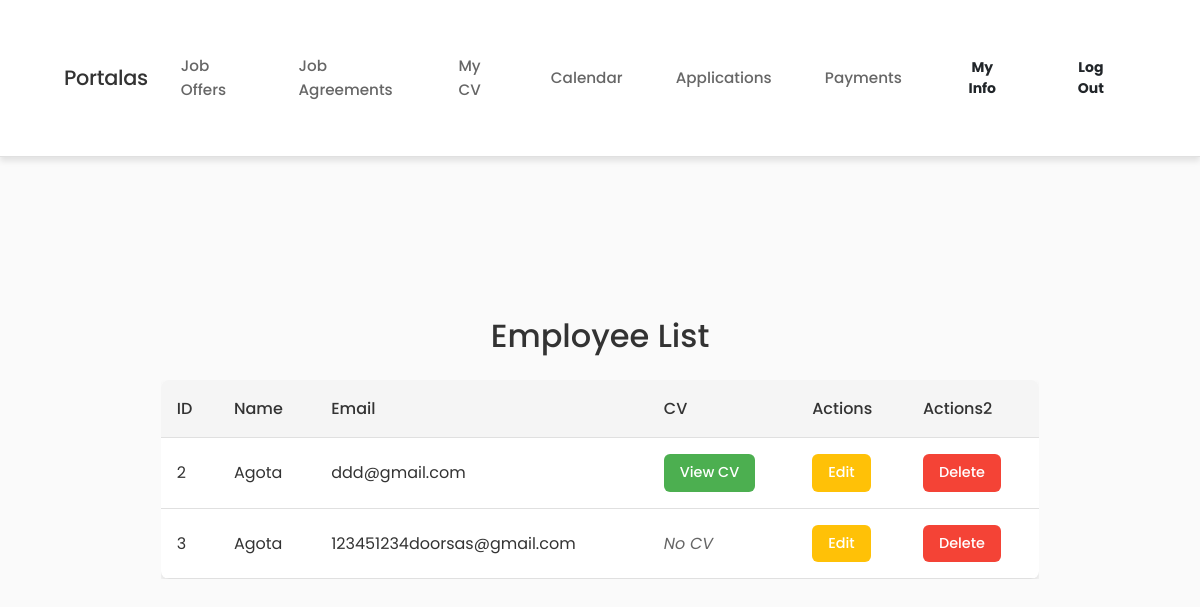
Page /employee/employees/ (signed in) on the committed database.
### employee/models.py (models this page shows, shortened)
class Employee(models.Model):
    user = models.OneToOneField(settings.AUTH_USER_MODEL, on_delete=models.CASCADE)
    citizenship = models.CharField(max_length=100, default="Unknown")
    national_id = models.CharField(max_length=50, blank=True, null=True, unique=True)
    receive_special_offers = models.BooleanField(default=False)
    is_email_verified = models.BooleanField(default=False)

class CustomUser(AbstractUser):
    email = models.EmailField(unique=True)
    phone_number = PhoneNumberField(blank=True, null=True)
    is_employer = models.BooleanField(default=False)
    is_employee = models.BooleanField(default=False)
    is_manager = models.BooleanField(default=False)
    groups = models.ManyToManyField(Group, related_name="custom_users", blank=True)
    user_permissions = models.ManyToManyField(Permission, related_name="custom_users_permissions", blank=True)
    USERNAME_FIELD = 'email'
    REQUIRED_FIELDS = ['username']
    class Meta:
        verbose_name = "User"
        verbose_name_plural = "Users"

### employee/views.py (the view)
# urls.py: path('employees/', views.EmployeeListView.as_view(), name='employee_list'),
class EmployeeListView(LoginRequiredMixin, ListView):
    model = Employee
    template_name = 'employee/employee_list.html'
    context_object_name = 'employees'
    paginate_by = 10  # Paginate results

### employee/context_processors.py (called while the page is built)
def base_template(request):
    if request.user.is_authenticated:
        if hasattr(request.user, 'employee'):
            return {'base_template': 'base_employee.html'}
        elif hasattr(request.user, 'employer'):
            return {'base_template': 'base_employer.html'}
        elif hasattr(request.user, 'eor'):
            return {'base_template': 'base_eor.html'}
    return {'base_template': 'base.html'}

### employee/templates/employee/employee_list.html (shortened to what this page needs)
{% extends base_template %}
{% block content %}
<div class="container mt-5">
    <h1 class="text-center mb-4">Employee List</h1>
    <div class="table-responsive">
        <table class="employee-table">
            <thead>
                <tr>
                    <th>ID</th>
                    <th>Name</th>
                    <th>Email</th>
                    <th>CV</th>
                    <th>Actions</th>
                    <th>Actions2</th>
                </tr>
            </thead>
            <tbody>
                {% for employee in employees %}
                <tr>
                    <td>{{ employee.id }}</td>
                    <td>{{ employee.user.first_name }}</td>
                    <td>{{ employee.user.email }}</td>
                    <td>
                        {% if employee.cv %}
                            <a href="{% url 'employee:cv_detail' employee.cv.id %}" class="btn btn-view">View CV</a>
                        {% else %}
                            <span class="no-cv">No CV</span>
                        {% endif %}
                    </td>
                    <td>
                        <a href="{% url 'employee:employee_edit' employee.id %}" class="btn btn-edit">Edit</a>
                    </td>
                    <td>
                        <form action="{% url 'employee:employee_delete' employee.id %}" method="post" class="d-inline">
                            <button type="submit" class="btn btn-delete" onclick="return confirm('Are you sure you want to delete this employee?');">Delete</button>
                        </form>
                    </td>
                </tr>
                {% endfor %}
            </tbody>
        </table>
    </div>
</div>
{% endblock %}

### static/css/styles.css (style rules this page uses)
body { font-family: 'Poppins', sans-serif; margin: 0; padding: 0; background-color: #fafafa; color: #333; line-height: 1.6; }
button { background-color: #333; color: white; padding: 0.5rem 1.2rem; border: none; border-radius: 6px; transition: background-color 0.2s ease; cursor: pointer; font-weight: 500; }
table th { background-color: #f5f5f5; color: #333; font-weight: 500; text-align: left; padding: 0.8rem; }
table td { padding: 0.8rem; border-bottom: 1px solid #eee; }
body { font-family: 'Poppins', sans-serif; background-color: #fafafa; color: #333; line-height: 1.6; }
.container { max-width: 1200px; margin: 0 auto; padding: 2rem; }
h1 { font-size: 2rem; font-weight: 500; color: #333; margin-bottom: 1.5rem; }
.employee-table { width: 100%; border-collapse: collapse; background-color: #fff; box-shadow: 0 4px 6px rgba(0, 0, 0, 0.1); border-radius: 8px; overflow: hidden; }
.employee-table th, .employee-table td { padding: 1rem; text-align: left; border-bottom: 1px solid #e0e0e0; }
.employee-table th { background-color: #f5f5f5; font-weight: 500; color: #333; }
.btn { padding: 0.5rem 1rem; border-radius: 6px; font-size: 0.9rem; font-weight: 500; text-decoration: none; transition: all 0.2s ease; cursor: pointer; border: none; }
.btn-view { background-color: #4CAF50; color: white; }
.btn-edit { background-color: #FFC107; color: white; }
.btn-delete { background-color: #F44336; color: white; }
.no-cv { color: #666; font-style: italic; }

### rows in the picture
Employee: id "2", user.first_name "Agota", user.email "ddd@gmail.com", shows "View CV"
Employee: id "3", user.first_name "Agota", user.email "123451234doorsas@gmail.com", shows "No CV"
